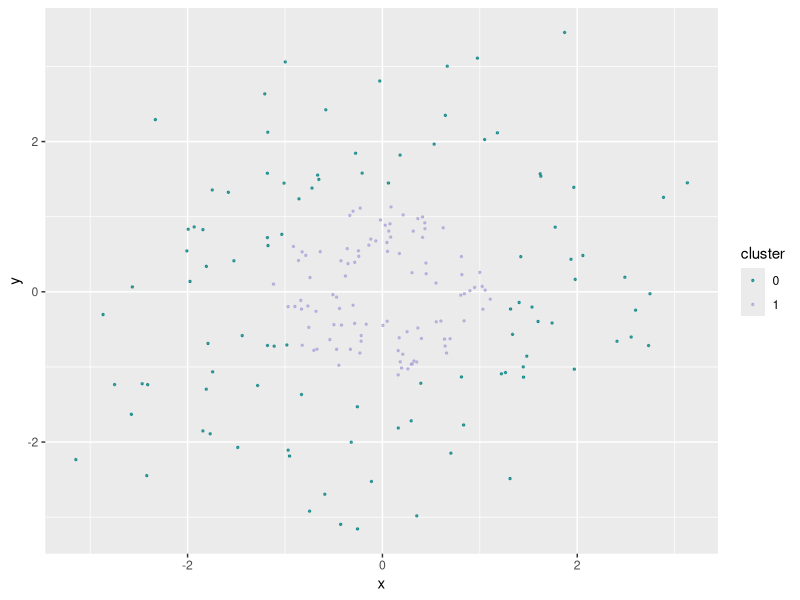
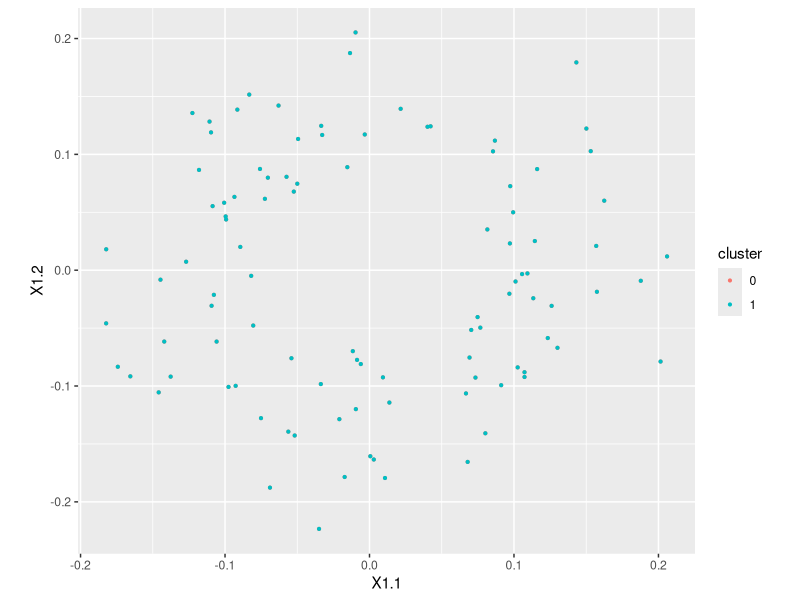
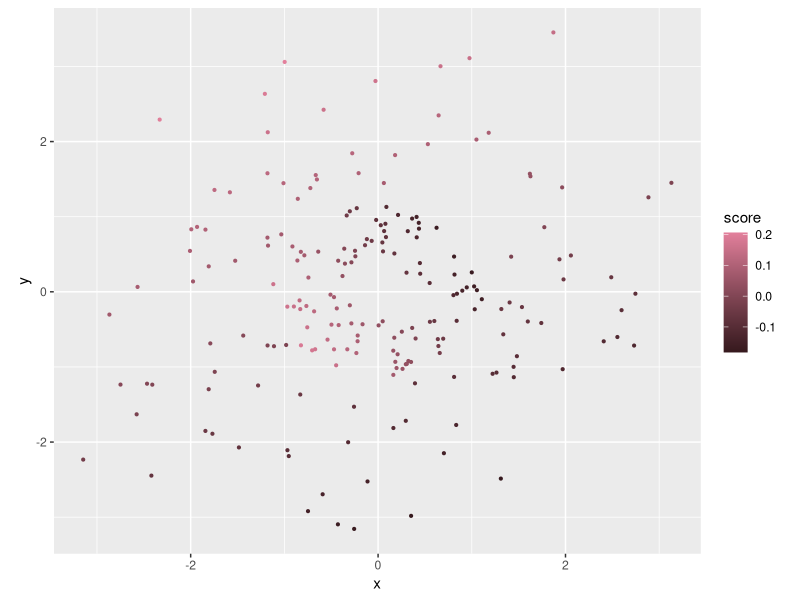

Reproduce these figures in R, in order. (Note: this script raises an error after producing the figures.)

################################################################################
# A nonlinear multitable example, made from two concentric circles.
################################################################################

## ---- kcca-libraries ----
# List of packages for session
.packages <- c("kernlab", "plyr", "dplyr", "scales", "grid",
               "gridExtra", "ggplot2", "GGally")

# Install CRAN packages (if not already installed)
.inst <- .packages %in% installed.packages()
if(any(!.inst)) {
  install.packages(.packages[!.inst], repos = "http://cran.rstudio.com/")
}

# Load packages into session 
sapply(.packages, require, character.only = TRUE)
set.seed(04032016)
cat("\014")  # Clear console
rm(list = ls()) # Delete all existing variables
graphics.off() # Close all open plots

## ---- fukumizu-example ----
# http://www.jmlr.org/papers/volume8/fukumizu07a/fukumizu07a.pdf
m <- 1000
n <- 100
z <- runif(m)
u <- z + 0.06 + rnorm(m, 0, .035)
v <- z + 3 + rnorm(m, 0, .035)
u <- u[u > 0 & u < 1.5][1:n]
v <- v[v > 0 & v < 4.1][1:n]
R <- cbind(sqrt(-4 * log(u / 1.5)), sqrt(-4 * log(v / 4.1)))

theta <- list("x" = runif(n, 0, 2 * pi),
              "y" = runif(n, 0, 2 * pi))
X <- data.frame("x" = c(R[, 1] * cos(theta[["x"]]),
                        R[, 2] * cos(theta[["y"]])),
                "y" = c(R[, 1] * sin(theta[["x"]]),
                        R[, 2] * sin(theta[["y"]])),
                "cluster" = c(rep("0", n), rep("1", n)))

ggplot(X) +
  geom_point(aes(x = x, y = y, col = cluster), size = .5, alpha = 0.7) +
  scale_color_manual(values = c("#008080", "#A9A3D7"))

## ---- cca-fukumizu ----
x_list <- list(X = as.matrix(X[X$cluster == "0", 1:2]),
               Y = as.matrix(X[X$cluster == "1", 1:2]))
cancor_res <- cancor(x_list[[1]], x_list[[2]])
cancor_scores <- list(X1 = x_list[[1]] %*% cancor_res$xcoef,
                      X2 = x_list[[2]] %*% cancor_res$ycoef)

## ---- cca-fukumizu-plots ----
ggplot(data.frame(cancor_scores, cluster = X$cluster)) +
  geom_point(aes(x = X1.1, y = X1.2, col = cluster), size = .75) +
  coord_fixed(ratio = cancor_res$cor[2] / cancor_res$cor[1])

x_res <- data.frame(X, score = c(cancor_scores$X1[, 1], cancor_scores$X2[, 1]))

ggplot(x_res) +
  geom_point(aes(x = x, y = y, col = score), size = .75) +
  scale_color_gradient(low = "#36191E", high = "#E3809C") +
  coord_fixed(ratio = cancor_res$cor[2] / cancor_res$cor[1])

## ---- kcca-fukumizu ----
kcca_res <- kcca(x_list[[1]], x_list[[2]], kpar = list(sigma = .01))
kcca_scores <- list(X1 = kcca_res@xcoef, X2 = kcca_res@ycoef)

## ---- kcca-fukumizu-plots ----
x_res <- data.frame(X, score = c(kcca_scores$X1[, 1], kcca_scores$X2[, 1]))

ggplot(data.frame(data.frame(kcca_scores), R = R[, 1])) +
  geom_point(aes(x = X1.1, y = X1.2, col = R), size = 0.75) +
  scale_color_gradient(low = "#36191E", high = "#E3809C")

ggplot(x_res) +
  geom_point(aes(x = x, y = y, col = score, shape = cluster)) +
  scale_color_gradient(low = "#36191E", high = "#E3809C")

ggplot(data.frame(kcca_scores, R = R[, 1])) +
  geom_point(aes(x = X1.1, y = X2.1, col = R)) +
  scale_color_gradient(high = "#36191E", low = "#E3809C") +
  geom_abline(slope = 1) +
  coord_fixed()
